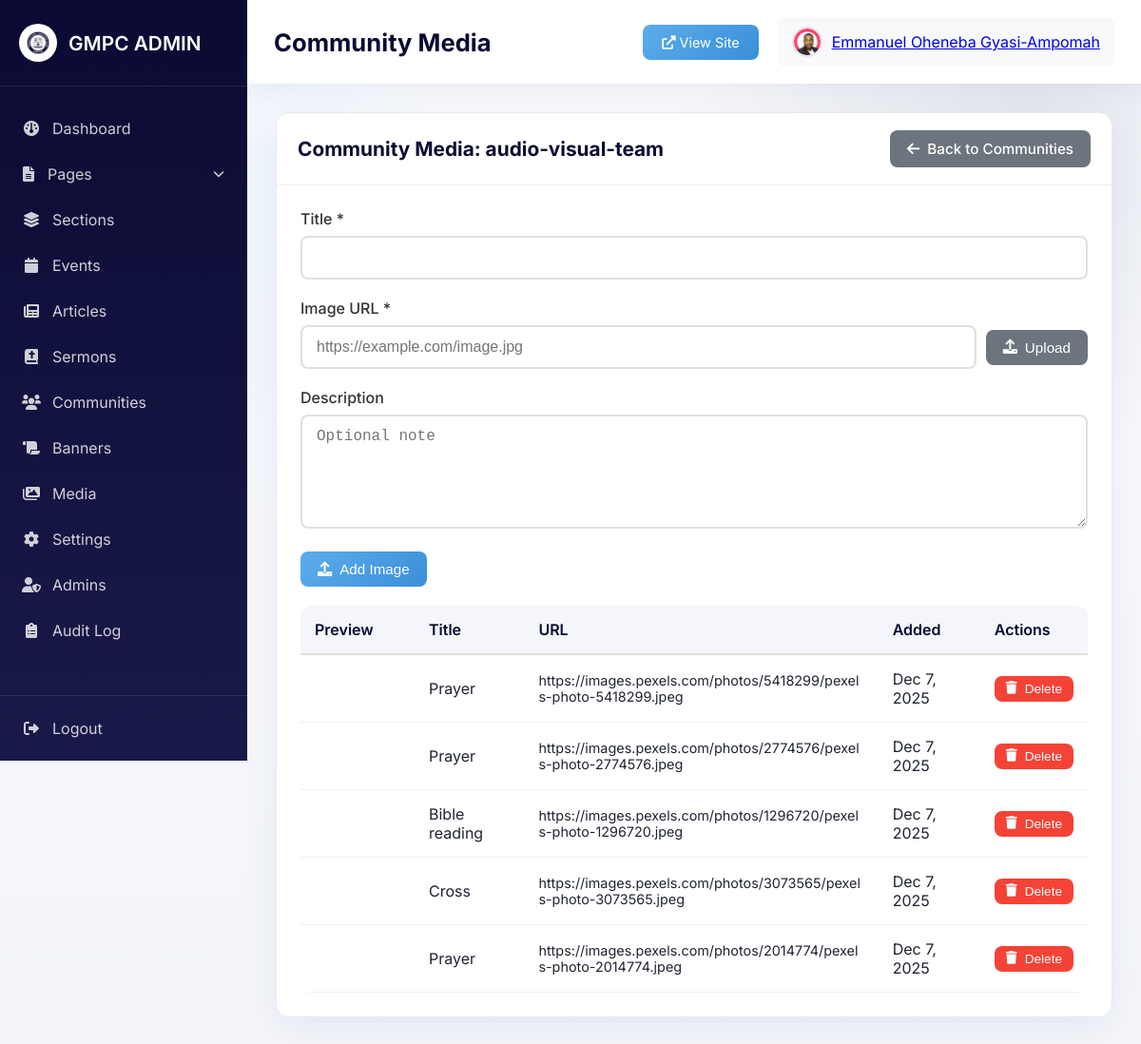
The app's page /admin/community_media.php?community=audio-visual-team (signed in) with its own data.
### tables this page shows
CREATE TABLE `community_media` (
  `id` int NOT NULL AUTO_INCREMENT,
  `community_slug` varchar(255) NOT NULL,
  `title` varchar(200) NOT NULL,
  `file_url` text NOT NULL,
  `description` text,
  `uploaded_by` int DEFAULT NULL,
  `created_at` timestamp NULL DEFAULT CURRENT_TIMESTAMP,
  PRIMARY KEY (`id`),
  KEY `community_slug` (`community_slug`),
  KEY `fk_cm_admin` (`uploaded_by`),
  CONSTRAINT `fk_cm_admin` FOREIGN KEY (`uploaded_by`) REFERENCES `admins` (`id`) ON DELETE SET NULL
);

### admin/community_media.php (the view, shortened to what this page needs)
<?php
require_once 'includes/header.php';
$conn = getDBConnection();
$communitySlug = isset($_GET['community']) ? strtolower(trim($_GET['community'])) : '';
try {
    $conn->exec("
        CREATE TABLE IF NOT EXISTS community_media (
            id INT NOT NULL AUTO_INCREMENT PRIMARY KEY,
            community_slug VARCHAR(255) NOT NULL,
            title VARCHAR(200) NOT NULL,
            file_url TEXT NOT NULL,
            description TEXT NULL,
            uploaded_by INT NULL,
            created_at TIMESTAMP NULL DEFAULT CURRENT_TIMESTAMP,
            INDEX (community_slug),
            CONSTRAINT fk_cm_admin FOREIGN KEY (uploaded_by) REFERENCES admins(id) ON DELETE SET NULL
        ) ENGINE=InnoDB DEFAULT CHARSET=utf8mb4 COLLATE=utf8mb4_unicode_ci;
    ");
} catch (PDOException $e) {
    $error = 'Error preparing media storage.';
    error_log($e->getMessage());
}
$mediaItems = [];
try {
    $stmt = $conn->prepare("SELECT * FROM community_media WHERE community_slug = ? ORDER BY created_at DESC");
    $stmt->execute([$communitySlug]);
    $mediaItems = $stmt->fetchAll();
} catch(PDOException $e) {
    $error = 'Error loading media items.';
    error_log($e->getMessage());
}
?>
<div class="card">
    <div class="card-header">
        <h2>Community Media: <?php echo htmlspecialchars($communitySlug); ?></h2>
        <a class="btn btn-secondary" href="communities.php"><i class="fas fa-arrow-left"></i> Back to Communities</a>
    </div>
    <div class="card-body">
        <form method="POST" action="" style="margin-bottom: 20px;">
            <div class="form-grid">
                <div class="form-group">
                    <label>Title *</label>
                    <input type="text" name="title" class="form-control" required>
                </div>
                <div class="form-group">
                    <label>Image URL *</label>
                    <div style="display:flex; gap:10px; align-items:center;">
                        <input type="url" name="file_url" id="cm_file_url" class="form-control" placeholder="https://example.com/image.jpg" required>
                        <button type="button" class="btn btn-secondary" id="cm_upload_btn"><i class="fas fa-upload"></i> Upload</button>
                    </div>
                </div>
            </div>
            <div class="form-group">
                <label>Description</label>
                <textarea name="description" class="form-control" rows="2" placeholder="Optional note"></textarea>
            </div>
            <button type="submit" class="btn btn-primary"><i class="fas fa-upload"></i> Add Image</button>
        </form>
        <?php if (count($mediaItems) > 0): ?>
            <div class="table-responsive">
                <table>
                    <thead>
                        <tr>
                            <th>Preview</th>
                            <th>Title</th>
                            <th>URL</th>
                            <th>Added</th>
                            <th>Actions</th>
                        </tr>
                    </thead>
                    <tbody>
                        <?php foreach ($mediaItems as $item): ?>
                            <tr>
                                <td style="width:120px;">
                                </td>
                                <td><?php echo htmlspecialchars($item['title']); ?></td>
                                <td style="word-break: break-all; font-size: 0.9rem;"><?php echo htmlspecialchars($item['file_url']); ?></td>
                                <td><?php echo date('M j, Y', strtotime($item['created_at'])); ?></td>
                                <td>
                                    <form method="POST" action="" onsubmit="return confirm('Delete this image?');">
                                        <button type="submit" class="btn btn-sm btn-danger"><i class="fas fa-trash"></i> Delete</button>
                                    </form>
                                </td>
                            </tr>
                        <?php endforeach; ?>
                    </tbody>
                </table>
            </div>
        <?php else: ?>
            <p style="text-align:center; color:#777; padding: 20px 0;">No media yet. Add images above to populate this community's gallery.</p>
        <?php endif; ?>
    </div>
</div>
<?php require_once 'includes/footer.php'; ?>

### admin/css/admin.css (style rules this page uses)
:root { --navy: #0A0A33; --navy-2: #11113f; --sky: #5DADEC; --slate: #6c757d; --card-border: #e7eaf1; --bg-soft: #f6f8fb; }
* { margin: 0; padding: 0; box-sizing: border-box; }
body { font-family: 'Inter', sans-serif; background: radial-gradient(circle at 10% 20%, rgba(93,173,236,0.09), transparent 25%), radial-gradient(circle at 90% 10%, rgba(17,17,63,0.08), transparent 25%), linear-gradient(180deg, #f9fbff, #f3f5fb); color: #1f2430; }
.card { background: white; border-radius: 14px; border: 1px solid var(--card-border); box-shadow: 0 10px 40px rgba(10, 10, 51, 0.06); margin-bottom: 20px; }
.card-header { padding: 18px 22px; border-bottom: 1px solid #f0f0f0; display: flex; justify-content: space-between; align-items: center; }
.card-header h2 { font-size: 1.3rem; color: #0A0A33; }
.card-body { padding: 25px; }
.btn { padding: 10px 18px; border: none; border-radius: 8px; font-size: 0.95rem; font-weight: 500; cursor: pointer; text-decoration: none; display: inline-flex; align-items: center; gap: 8px; transition: all 0.3s; }
.btn-primary { background: linear-gradient(135deg, #5DADEC, #3a8fd9); color: white; }
.btn-danger { background: #f44336; color: white; }
.btn-secondary { background: #6c757d; color: white; }
.btn-sm { padding: 6px 12px; font-size: 0.85rem; }
.table-responsive { overflow-x: auto; }
table { width: 100%; border-collapse: collapse; background: white; border-radius: 12px; overflow: hidden; }
thead { background: #f4f6fb; }
th { padding: 15px; text-align: left; font-weight: 600; color: #0A0A33; border-bottom: 2px solid #e0e0e0; }
td { padding: 15px; border-bottom: 1px solid #f0f0f0; }
.form-group { margin-bottom: 20px; }
.form-group label { display: block; margin-bottom: 8px; font-weight: 500; color: #333; }
.form-control { width: 100%; padding: 12px 15px; border: 2px solid #e0e0e0; border-radius: 8px; font-size: 1rem; transition: all 0.3s; }
textarea.form-control { min-height: 120px; resize: vertical; }

### records on screen
community_media: title "Prayer", file_url "https://images.pexels.com/photos/5418299/pexels-photo-5418299.jpeg", created_at "Dec 7, 2025"
community_media: title "Prayer", file_url "https://images.pexels.com/photos/2774576/pexels-photo-2774576.jpeg", created_at "Dec 7, 2025"
community_media: title "Bible reading", file_url "https://images.pexels.com/photos/1296720/pexels-photo-1296720.jpeg", created_at "Dec 7, 2025"
community_media: title "Cross", file_url "https://images.pexels.com/photos/3073565/pexels-photo-3073565.jpeg", created_at "Dec 7, 2025"
community_media: title "Prayer", file_url "https://images.pexels.com/photos/2014774/pexels-photo-2014774.jpeg", created_at "Dec 7, 2025"

### other values on screen
$pageTitle "Community Media"
$currentAdmin['name'] "Emmanuel Oheneba Gyasi-Ampomah"
$communitySlug "audio-visual-team"
